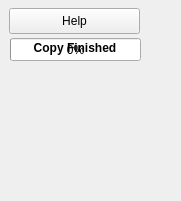
  <widget class="QWidget" name="w_logo" native="true">
   <property name="geometry">
    <rect>
     <x>0</x>
     <y>400</y>
     <width>181</width>
     <height>201</height>
    </rect>
   </property>
   <property name="palette">
    <palette>
     <active/>
     <inactive/>
     <disabled/>
    </palette>
   </property>
   <property name="autoFillBackground">
    <bool>false</bool>
   </property>
   <widget class="QLabel" name="logo_kademar">
    <property name="geometry">
     <rect>
      <x>30</x>
      <y>92</y>
      <width>90</width>
      <height>90</height>
     </rect>
    </property>
    <property name="text">
     <string/>
    </property>
    <property name="pixmap">
     <pixmap>../../../../../usr/share/kademar/utils/instalador/img/kademar.png</pixmap>
    </property>
   </widget>
   <widget class="QProgressBar" name="progressBar">
    <property name="geometry">
     <rect>
      <x>10</x>
      <y>38</y>
      <width>131</width>
      <height>23</height>
     </rect>
    </property>
    <property name="value">
     <number>0</number>
    </property>
    <property name="alignment">
     <set>Qt::AlignLeading</set>
    </property>
    <property name="textVisible">
     <bool>true</bool>
    </property>
   </widget>
   <widget class="QLabel" name="l_finished">
    <property name="geometry">
     <rect>
      <x>10</x>
      <y>41</y>
      <width>130</width>
      <height>31</height>
     </rect>
    </property>
    <property name="font">
     <font>
      <weight>75</weight>
      <bold>true</bold>
     </font>
    </property>
    <property name="text">
     <string>Copy Finished</string>
    </property>
    <property name="alignment">
     <set>Qt::AlignHCenter|Qt::AlignTop</set>
    </property>
    <property name="wordWrap">
     <bool>true</bool>
    </property>
   </widget>
   <widget class="QPushButton" name="boto_ajuda">
    <property name="geometry">
     <rect>
      <x>9</x>
      <y>8</y>
      <width>131</width>
      <height>26</height>
     </rect>
    </property>
    <property name="text">
     <string>Help</string>
    </property>
    <property name="icon">
     <iconset>
      <normaloff>../../../../../usr/share/kademar/utils/instalador/img/help.png</normaloff>../../../../../usr/share/kademar/utils/instalador/img/help.png</iconset>
    </property>
   </widget>
  </widget>
